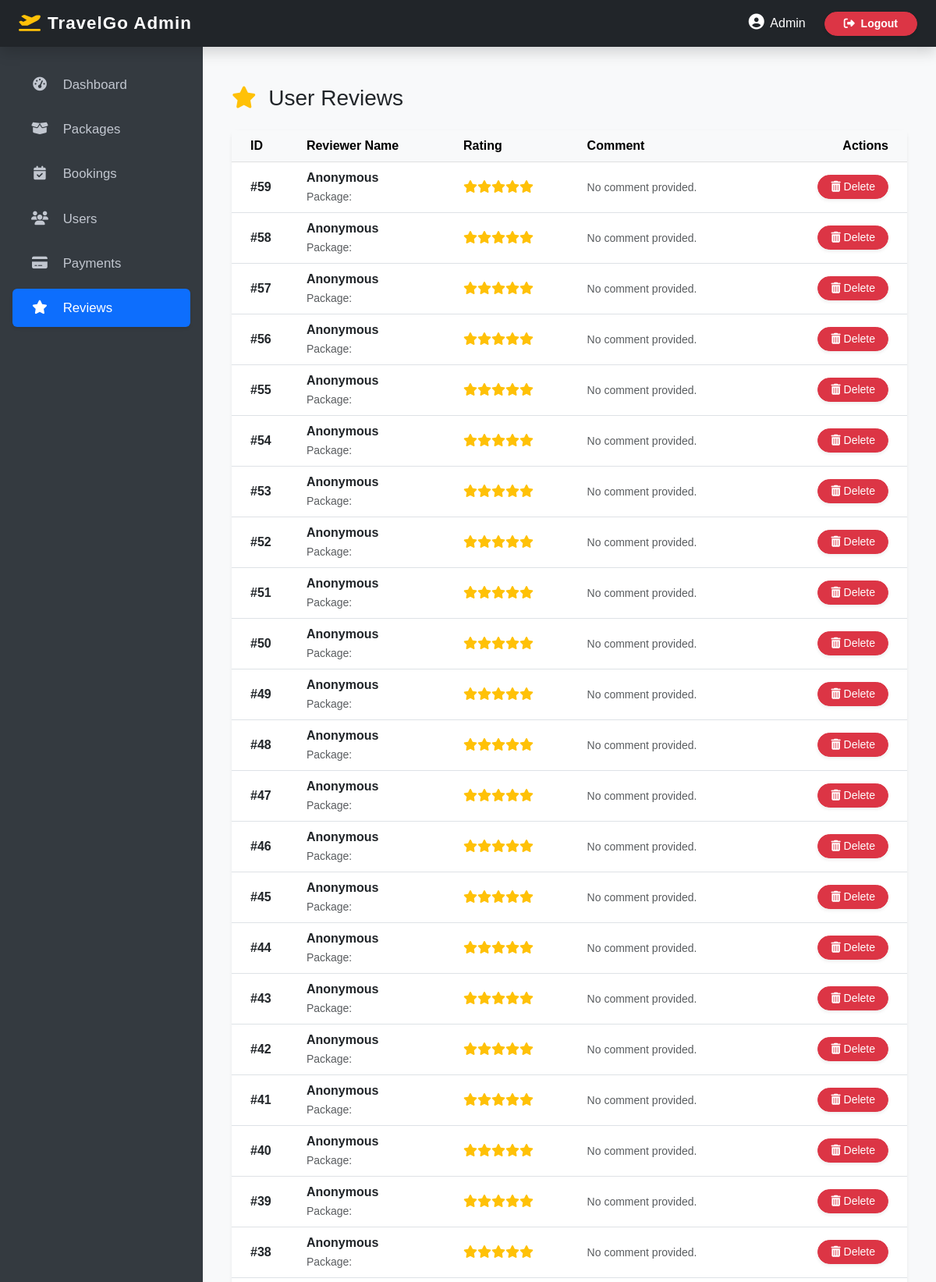
Screenshot of /admin/reviews.php (signed in, upper part) with the database file from the repository.
### tables this page shows
CREATE TABLE `reviews` (
  `id` int(11) NOT NULL,
  `package_id` int(11) NOT NULL,
  `rating` int(11) NOT NULL CHECK (`rating` between 1 and 5),
  `review` text NOT NULL,
  `created_at` timestamp NOT NULL DEFAULT current_timestamp(),
  `user_name` varchar(100) DEFAULT 'Anonymous'
);

### admin/reviews.php (the view, shortened to what this page needs)
<?php
include 'includes/header.php';
include 'includes/sidebar.php';
include 'database.php';
$table_check = $conn->query("SHOW TABLES LIKE 'reviews'");
$reviews_exist = $table_check->num_rows > 0;
$result = null;
if ($reviews_exist) {
    $sql = "SELECT * FROM reviews ORDER BY id DESC";
    $result = $conn->query($sql);
}
?>
<div class="container-fluid py-4">
    <div class="d-flex justify-content-between align-items-center mb-4">
        <h2 class="h3 mb-0 text-gray-800"><i class="fas fa-star text-warning me-2"></i> User Reviews</h2>
    </div>
    <div class="card shadow-sm border-0">
        <div class="card-body p-0">
            <div class="table-responsive">
                <table class="table table-hover align-middle mb-0">
                    <thead class="table-light text-muted">
                        <tr>
                            <th class="ps-4">ID</th>
                            <th>Reviewer Name</th>
                            <th>Rating</th>
                            <th>Comment</th>
                            <th class="text-end pe-4">Actions</th>
                        </tr>
                    </thead>
                    <tbody>
                        <?php if ($reviews_exist && $result && $result->num_rows > 0): ?>
                            <?php while ($row = $result->fetch_assoc()): ?>
                                <tr>
                                    <td class="ps-4 fw-bold">#<?php echo $row['id']; ?></td>
                                    <td class="fw-bold text-dark">
                                        <?php echo htmlspecialchars($row['user_name'] ?? 'Anonymous'); ?><br>
                                        <small class="text-muted fw-normal">Package: <?php echo htmlspecialchars($row['package_name']); ?></small>
                                    </td>
                                    <td>
                                        <?php
                                        $rating = intval($row['rating'] ?? 5);
                                        for ($i = 0; $i < $rating; $i++) echo '<i class="fas fa-star text-warning"></i>';
                                        ?>
                                    </td>
                                    <td><small class="text-muted"><?php echo htmlspecialchars($row['review_text'] ?? 'No comment provided.'); ?></small></td>
                                    <td class="text-end pe-4">
                                        <a href="reviews.php?delete_id=<?php echo $row['id']; ?>" class="btn btn-sm btn-danger rounded-pill px-3 shadow-sm" onclick="return confirm('Are you sure you want to delete this review?');"><i class="fas fa-trash-alt"></i> Delete</a>
                                    </td>
                                </tr>
                            <?php endwhile; ?>
                        <?php endif; ?>
                    </tbody>
                </table>
            </div>
        </div>
    </div>
</div>
<?php include 'includes/footer.php'; ?>

### admin/assets/css/style.css (style rules this page uses)
body { font-family: Arial, sans-serif; }
.card { border-radius: 8px; }

### admin/includes/header.php (style rules this page uses)
body { background-color: #f4f6f9; overflow-x: hidden; }

### rows the page displays
reviews: id "59", user_name "Anonymous", rating 5 (drawn), review_text "No comment provided."
reviews: id "58", user_name "Anonymous", rating 5 (drawn), review_text "No comment provided."
reviews: id "57", user_name "Anonymous", rating 5 (drawn), review_text "No comment provided."
reviews: id "56", user_name "Anonymous", rating 5 (drawn), review_text "No comment provided."
reviews: id "55", user_name "Anonymous", rating 5 (drawn), review_text "No comment provided."
reviews: id "54", user_name "Anonymous", rating 5 (drawn), review_text "No comment provided."
reviews: id "53", user_name "Anonymous", rating 5 (drawn), review_text "No comment provided."
reviews: id "52", user_name "Anonymous", rating 5 (drawn), review_text "No comment provided."
reviews: id "51", user_name "Anonymous", rating 5 (drawn), review_text "No comment provided."
reviews: id "50", user_name "Anonymous", rating 5 (drawn), review_text "No comment provided."
reviews: id "49", user_name "Anonymous", rating 5 (drawn), review_text "No comment provided."
reviews: id "48", user_name "Anonymous", rating 5 (drawn), review_text "No comment provided."
reviews: id "47", user_name "Anonymous", rating 5 (drawn), review_text "No comment provided."
reviews: id "46", user_name "Anonymous", rating 5 (drawn), review_text "No comment provided."
reviews: id "45", user_name "Anonymous", rating 5 (drawn), review_text "No comment provided."
reviews: id "44", user_name "Anonymous", rating 5 (drawn), review_text "No comment provided."
reviews: id "43", user_name "Anonymous", rating 5 (drawn), review_text "No comment provided."
reviews: id "42", user_name "Anonymous", rating 5 (drawn), review_text "No comment provided."
reviews: id "41", user_name "Anonymous", rating 5 (drawn), review_text "No comment provided."
reviews: id "40", user_name "Anonymous", rating 5 (drawn), review_text "No comment provided."
reviews: id "39", user_name "Anonymous", rating 5 (drawn), review_text "No comment provided."
reviews: id "38", user_name "Anonymous", rating 5 (drawn), review_text "No comment provided."
